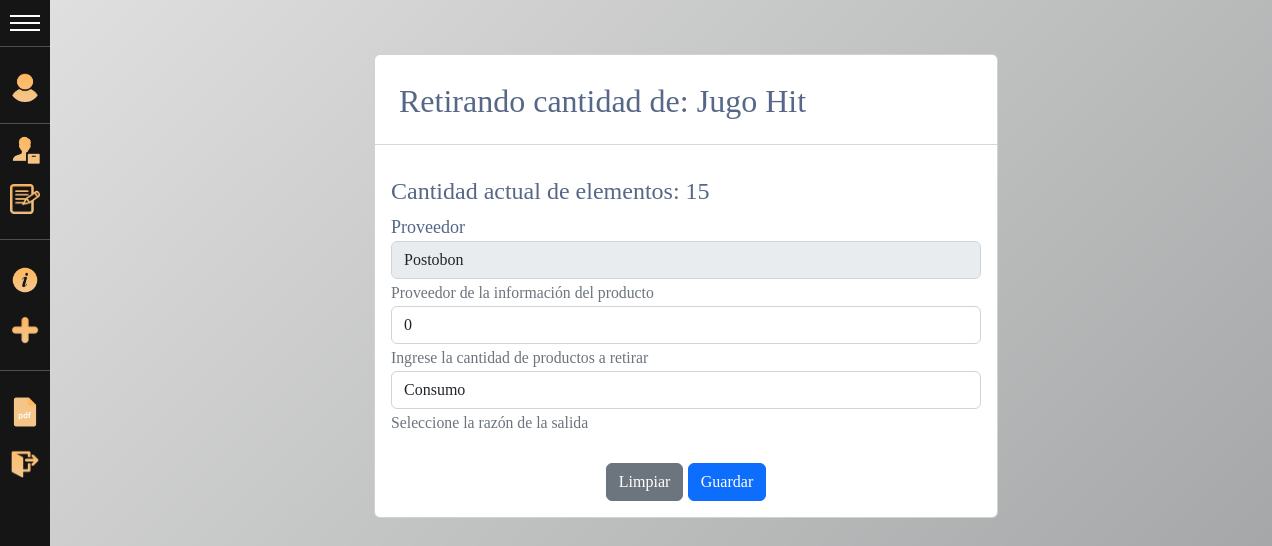
/salida/14/ (signed in), run on the app's committed database.
### gestion/models.py (models this page shows)
class Producto(models.Model):
    opciones_unidades = (('1', 'Kg'), ('2', 'g'), ('3', 'L'), ('4', 'Unidades'), ('5', 'Otros'))
    opciones_categoria = (('1', 'Alimentos y Bebidas'), ('2', 'Productos de limpieza'), ('3', 'Papeleria'), ('4', 'Salud'), ('5', 'Otros'))
    id_producto = models.AutoField(primary_key=True)
    nombre_descripcion = models.CharField(max_length = 255, verbose_name="Nombre y descripción")
    categoria_producto = models.CharField(max_length = 100, verbose_name="Categoria del producto", choices = opciones_categoria)
    unidades = models.CharField(max_length = 255, choices = opciones_unidades, verbose_name="Unidades")
    stock_maximo = models.IntegerField(verbose_name="Stock minima")
    stock_minimo = models.IntegerField(verbose_name="Stock maxima")
    def __str__(self):
        return self.nombre_descripcion

class Informacion(models.Model):
    class Meta:
        verbose_name_plural = 'Información'
    id = models.AutoField(primary_key=True)
    producto = models.ForeignKey(Producto, on_delete=models.CASCADE, null=True)
    proveedor =  models.CharField(max_length = 255, verbose_name="Proveedor")
    fecha_modificacion =  models.DateField(max_length = 20,verbose_name = "Fecha de modificación")
    fecha_vencimiento =  models.DateField(max_length = 20,verbose_name="Fecha de vencimiento")
    cantidad_productos = models.IntegerField(verbose_name="Cantidad actual")
    peso_unidad = models.FloatField(verbose_name="Peso por unidad")

### gestion/views.py (the view, shortened to what this page needs)
# urls.py: path('salida/<id>/', FormularioInformacionView.salida_informacion),                #Registrar salida de productos
    @login_required
    def salida_informacion(request, id):
        producto = get_object_or_404(Informacion, id=id)
        form = formularioSalidaInformacion(instance=producto)
        form.initial['cantidad_productos'] = 0
        data = {
            'form': form,
            'info': Informacion.objects.filter(id=id).get().producto,
            'actual' : Informacion.objects.filter(id=id).get().cantidad_productos
        }
        return render(request, 'salidas.html', data)

### gestion/forms.py
class formularioSalidaInformacion(forms.ModelForm):
    class Meta:
        model = Informacion
        fields = ['proveedor','cantidad_productos']
    proveedor = forms.CharField(required=False, label="Proveedor", help_text="Proveedor de la información del producto", disabled=True)
    cantidad_productos = forms.IntegerField(required=True, min_value=1, label="", help_text="Ingrese la cantidad de productos a retirar")
    razon_salida_opciones = (('1', 'Consumo'), ('2', 'Dañado'), ('3', 'Donación'), ('4', 'Otros'))
    razon_salida = forms.ChoiceField(choices=razon_salida_opciones, label="", help_text="Seleccione la razón de la salida")

### templates/salidas.html (shortened to what this page needs)
{% extends "base.html"%}
{% load crispy_forms_tags %}
{%block content %}
<br>
<br>
<div class="row">
    <div class="col-12 col-md-6 offset-md-3">
        <div class="card">
            <h2>&nbsp;&nbsp; Retirando cantidad de: {{info}}</h2>
            <hr>
            <div class="card-body">
                <form action="" method="POST" enctype="multipart/form-data">
                    <h4>
                        Cantidad actual de elementos: {{actual}}
                    </h4>
                    {{ form|crispy }}
                    <br>
                    <div class="d-flex justify-content-center">
                        <input type="reset" value="Limpiar" class="btn btn-secondary">
                        <input id="id_btn" type="submit" value="Guardar" class="btn btn-primary">
                    </div>
                </form>
            </div>
        </div>
    </div>
</div>
{%endblock%}

### static/lista.css (style rules this page uses)
body { margin: 0; width: 100%; height: 100vh; background: linear-gradient(-45deg, #f4eeed, #cbc7c8, #87898a, #e1e1e1); background-size: 400% 400%; animation: gradiente 15s ease infinite; overflow-y: scroll; overflow-x: hidden; }
body { color: #566787; font-family: 'Varela Round', sans-serif; font-size: 13px; }

### static/menu2.css (style rules this page uses)
:root { --width: 300px; --padding: 10px; --bgcolor: rgb(21, 21, 21); --hovercolor: rgb(79, 79, 79); --width-collapsed: 50px; }
body { font-family: Cambria, Cochin, Georgia, Times, 'Times New Roman', serif; font-size: 18px; padding: 0; margin: 0; margin-left: var(--width-collapsed); transition: 0.4s; }

### static/search.css (style rules this page uses)
* { margin: 0; padding: 0; box-sizing: border-box; }

### data on the page
Producto: nombre_descripcion "Jugo Hit"
Informacion: proveedor "Postobon", cantidad_productos "0"

### other printed values
{{ actual }} "15"
